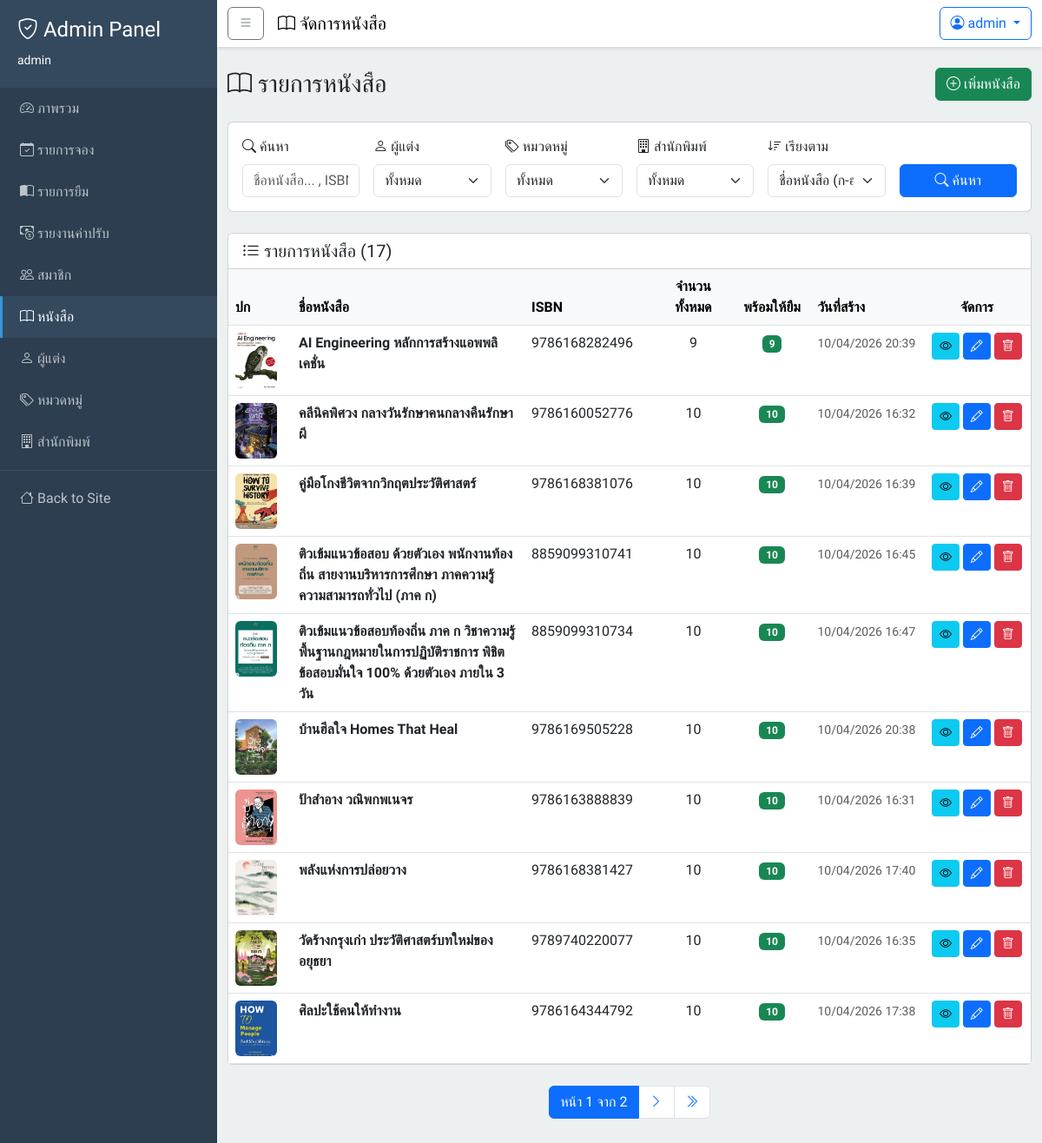
Before: /dashboard/books/ (signed in) with the older database file.
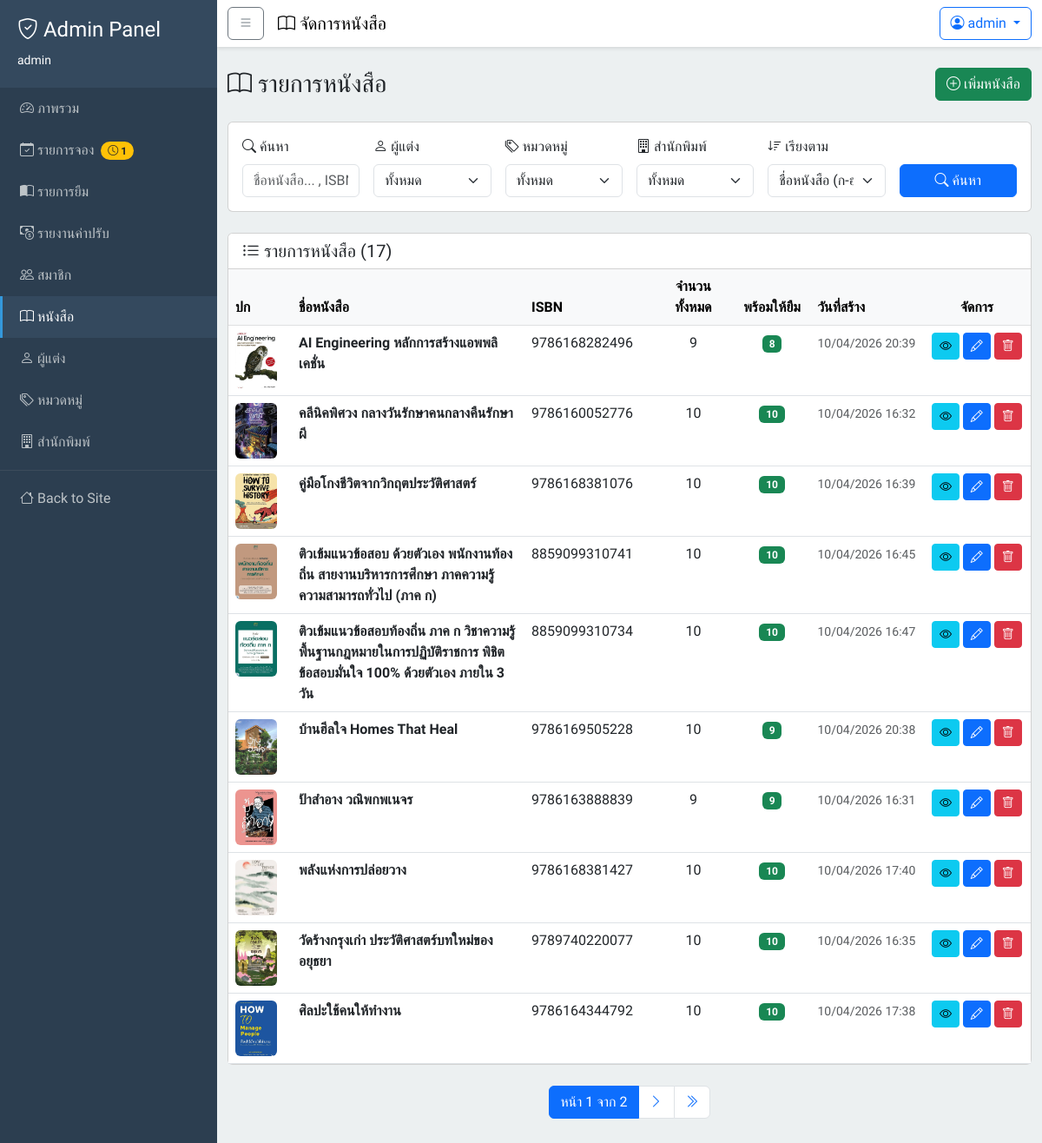
After: the same page with the newer database file.
### books/models.py (models this page shows, shortened)
class Book(models.Model):
    id = models.AutoField(primary_key=True)
    title = models.CharField(max_length=255)
    isbn = models.CharField(
        max_length=13,
        unique=True,
        null=False,
        blank=False,
    )
    description = models.TextField(null=True, blank=True)
    image_url = models.ImageField(
        upload_to="books/covers/",
        max_length=255,
        null=True,
        blank=True,
    )
    total_quantity = models.IntegerField(default=0)
    available_quantity = models.IntegerField(default=0)
    publish_year = models.IntegerField(null=True, blank=True)
    publisher = models.ForeignKey(
        Publisher,
        on_delete=models.SET_NULL,
        null=True,
        blank=True,
        related_name='books',
    )
    authors = models.ManyToManyField(
        Author,
        blank=True,
        through="BookAuthor",
        related_name="books",
    )
    categories = models.ManyToManyField(
        Category,
        blank=True,
        through="BookCategory",
        related_name="books",
    )
    created_at = models.DateTimeField(auto_now_add=True)
    if TYPE_CHECKING:
        hold_items: Manager[HoldItem]
        hold_items: Manager[HoldItem]
        loan_items: Manager[LoanItem]
    class Meta:
        db_table = "books"
        verbose_name = "Book"
        verbose_name_plural = "Books"
        constraints = [
            models.CheckConstraint(
                check=Q(total_quantity__gte=0),
                name="check_books_total_quantity_gte_0",
            ),
            models.CheckConstraint(
                check=Q(available_quantity__gte=0),
                name="check_books_available_quantity_gte_0",
            ),
            models.CheckConstraint(
                check=Q(publish_year__isnull=True) | Q(publish_year__gte=0),
                name="check_books_publish_year_gte_0_or_null",
            ),
        ]

### books/views.py (the view)
# urls.py: path('dashboard/books/', views.dashboard_books_view, name='dashboard_books'),
@staff_member_required
def dashboard_books_view(request):
    books = Book.objects.all().select_related('publisher').prefetch_related('authors', 'categories')
    search_query = request.GET.get('search', '').strip()
    if search_query:
        books = books.filter(
            Q(title__icontains=search_query) |
            Q(isbn__icontains=search_query)
        )
    author_id = request.GET.get('author', '').strip()
    if author_id:
        books = books.filter(authors__id=author_id)
    category_id = request.GET.get('category', '').strip()
    if category_id:
        books = books.filter(categories__id=category_id)
    publisher_id = request.GET.get('publisher', '').strip()
    if publisher_id:
        books = books.filter(publisher__id=publisher_id)
    sort_by = request.GET.get('sort', 'title').strip()
    allowed_sorts = {
        'title': 'title',
        '-title': '-title',
        '-created_at': '-created_at',
        'created_at': 'created_at',
        '-available_quantity': '-available_quantity',
        'available_quantity': 'available_quantity',
        '-total_quantity': '-total_quantity',
        'total_quantity': 'total_quantity',
        '-publish_year': '-publish_year',
        'publish_year': 'publish_year',
        '-borrowed_count': '-borrowed_count',
        'borrowed_count': 'borrowed_count',
    }
    sort_order = allowed_sorts.get(sort_by, 'title')
    from django.db.models import ExpressionWrapper, IntegerField
    books = books.annotate(
        borrowed_count=ExpressionWrapper(
            F('total_quantity') - F('available_quantity'),
            output_field=IntegerField()
        )
    )
    books = books.order_by(sort_order).distinct()
    paginator = Paginator(books, 10)
    page_number = request.GET.get('page')
    page_obj = paginator.get_page(page_number)
    authors = Author.objects.all().order_by('name')
    categories = Category.objects.all().order_by('name')
    publishers = Publisher.objects.all().order_by('name')
    context = {
        'page_obj': page_obj,
        'authors': authors,
        'categories': categories,
        'publishers': publishers,
        'search_query': search_query,
        'selected_author': author_id,
        'selected_category': category_id,
        'selected_publisher': publisher_id,
        'sort_by': sort_by,
    }
    return render(request, 'dashboard/books/list.html', context)

### books/cart.py (called while the page is built)
    def count(self):
        return len(self.cart)

### templates/dashboard/books/list.html (shortened to what the changed rows need)
{% extends "base_admin.html" %}
{% block content %}
    <div class="card">
        <div class="card-body p-0">
            {% if page_obj.object_list %}
                <div class="table-responsive">
                    <table class="table table-hover mb-0">
                        <thead class="table-light">
                            <tr>
                                <th style="width: 80px;">ปก</th>
                                <th style="width: 400px;">ชื่อหนังสือ</th>
                                <th style="width: 160px;">ISBN</th>
                                <th style="width: 120px;" class="text-center">จำนวนทั้งหมด</th>
                                <th style="width: 120px;" class="text-center">พร้อมให้ยืม</th>
                                <th style="width: 160px;">วันที่สร้าง</th>
                                <th style="width: 180px;" class="text-center">จัดการ</th>
                            </tr>
                        </thead>
                        <tbody>
                            {% for book in page_obj %}
                                <tr>
                                    <td>
                                        {% if book.image_url %}
                                            <img src="{{ book.image_url.url }}"
                                                 alt="cover"
                                                 class="rounded book-cover-thumb"
                                                 width="48"
                                                 height="64">
                                        {% else %}
                                            <span class="text-muted"><i class="bi bi-image"></i></span>
                                        {% endif %}
                                    </td>
                                    <td>
                                        <strong>{{ book.title }}</strong>
                                    </td>
                                    <td>{{ book.isbn|default:'-' }}</td>
                                    <td class="text-center">{{ book.total_quantity }}</td>
                                    <td class="text-center">
                                        {% if book.available_quantity > 0 %}
                                            <span class="badge bg-success">{{ book.available_quantity }}</span>
                                        {% else %}
                                            <span class="badge bg-danger">0</span>
                                        {% endif %}
                                    </td>
                                    <td>
                                        <small class="text-muted">{{ book.created_at|date:"d/m/Y H:i" }}</small>
                                    </td>
                                    <td class="text-center">
                                        <a href="{% url 'books:dashboard_book_detail' book.id %}"
                                           class="btn btn-sm btn-info"
                                           title="ดูรายละเอียด">
                                            <i class="bi bi-eye"></i>
                                        </a>
                                        <a href="{% url 'books:dashboard_book_form_id' book.id %}"
                                           class="btn btn-sm btn-primary"
                                           title="แก้ไข"><i class="bi bi-pencil"></i></a>
                                        <button type="button"
                                                class="btn btn-sm btn-danger"
                                                data-bs-toggle="modal"
                                                data-bs-target="#deleteBookModal"
                                                data-book-id="{{ book.id }}"
                                                data-book-title="{{ book.title }}"
                                                data-book-isbn="{{ book.isbn|default:'-' }}"
                                                data-book-quantity="{{ book.total_quantity }}"
                                                data-book-image="{% if book.image_url %}{{ book.image_url.url }}{% endif %}"
                                                data-delete-url="{% url 'books:dashboard_book_delete' book.id %}"
                                                title="ลบ">
                                            <i class="bi bi-trash"></i>
                                        </button>
                                    </td>
                                </tr>
                            {% endfor %}
                        </tbody>
                    </table>
                </div>
            {% else %}
                <div class="text-center py-5">
                    <i class="bi bi-inbox fs-1 text-muted"></i>
                    <p class="text-muted mt-3">ไม่พบข้อมูลหนังสือ</p>
                </div>
            {% endif %}
        </div>
    </div>
{% endblock content %}

### templates/base_admin.html (shortened to what the changed rows need)
{% load static %}
<!DOCTYPE html>
<html lang="th">
    <head>
        <link href="https://cdn.jsdelivr.net/npm/bootstrap@5.3.0/dist/css/bootstrap.min.css"
              rel="stylesheet">
        <link rel="stylesheet"
              href="https://cdn.jsdelivr.net/npm/bootstrap-icons@1.10.0/font/bootstrap-icons.css">
        <link rel="stylesheet" href="{% static 'css/global.css' %}">
    </head>
    <body>
        <div class="wrapper">
            <nav class="sidebar" id="sidebar">
                <ul class="nav flex-column">
                    <li class="nav-item">
                        <a class="nav-link {% if 'holds' in request.path %}active{% endif %}"
                           href="{% url 'holds:dashboard_holds' %}">
                            <i class="bi bi-calendar-check"></i> รายการจอง
                            {% if pending_holds_count > 0 %}
                                <span class="badge bg-warning text-dark rounded-pill ms-1"
                                      title="รอการยืนยัน">
                                    <i class="bi bi-clock"></i> {{ pending_holds_count }}
                                </span>
                            {% endif %}
                        </a>
                    </li>
                </ul>
            </nav>
            <div class="content">
                <div class="container-fluid py-4">
                    {% block content %}
                    {% endblock content %}
                </div>
            </div>
        </div>
    </body>
</html>

Changed rows visible on the page:
changed Book "AI Engineering หลักการสร้างแอพพลิเคชั่น": available_quantity "9" → "8"
changed Book "บ้านฮีลใจ Homes That Heal": available_quantity "10" → "9"
changed Book "ป้าสำอาง วณิพกพเนจร": total_quantity "10" → "9"; available_quantity "10" → "9"
Other visible differences:
{{ pending_holds_count }}: (not shown) → "1"
